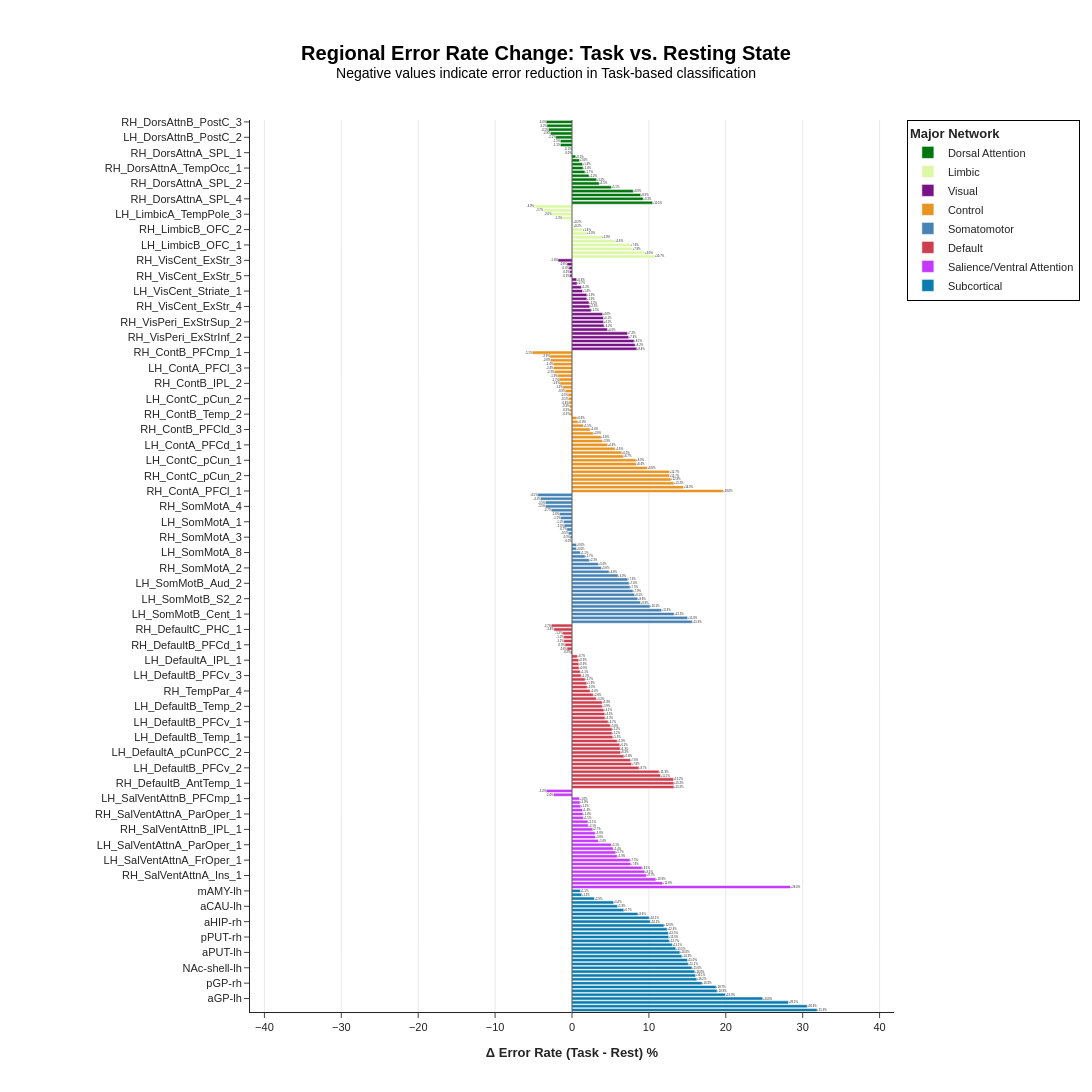

The notebook cell this image was saved under:
### Code cell
import plotly.graph_objects as go
import pandas as pd

# 1. Data Preparation: Calculate Delta in Error Rates
df_regions = region_comparison.copy()

# Error rates are likely already in your dataframe as 'task_rate' and 'rest_rate'
# Delta = Task Error - Rest Error (Negative means Task is better/less error)
df_regions['Error Delta (%)'] = (df_regions['task_rate'] - df_regions['rest_rate']) * 100

# Hierarchical Sort: 
# Sort Networks by mean error reduction, then regions by individual error reduction
# We want the most negative values (highest reduction) at the top
net_order = df_regions.groupby('major_network')['Error Delta (%)'].mean().sort_values(ascending=True).index
df_regions['major_network'] = pd.Categorical(df_regions['major_network'], categories=net_order, ordered=True)
df_regions = df_regions.sort_values(['major_network', 'Error Delta (%)'], ascending=[True, True])

# 2. Build the Plot
fig = go.Figure()

for net in net_order:
    df_sub = df_regions[df_regions['major_network'] == net]
    
    fig.add_trace(go.Bar(
        y=df_sub['region_name'],
        x=df_sub['Error Delta (%)'],
        name=net,
        orientation='h',
        # Annotate exact error change
        text=df_sub['Error Delta (%)'].apply(lambda x: f"{x:+.1f}%"),
        textposition='outside',
        textfont=dict(size=10, family="Arial"),
        marker=dict(
            color=NETWORK_COLORS.get(net, 'gray'),
            line=dict(width=0.5, color='white')
        ),
        hovertemplate=f"<b>{net}</b><br>Region: %{{y}}<br>Δ Error: %{{x:+.1f}}%<extra></extra>"
    ))

# 3. Academic Styling
dynamic_height = max(800, len(df_regions) * 22)

fig.update_layout(
    template='simple_white',
    title=dict(
        text='<b>Regional Error Rate Change: Task vs. Resting State</b><br><sup>Negative values indicate error reduction in Task-based classification</sup>',
        x=0.5, font=dict(size=20, family="Arial", color="black")
    ),
    xaxis_title='<b>Δ Error Rate (Task - Rest) %</b>',
    yaxis_title=None,
    height=dynamic_height, 
    width=1200,
    legend=dict(
        title='<b>Major Network</b>',
        bordercolor="Black",
        borderwidth=1,
        yanchor="top", y=1, xanchor="left", x=1.02
    ),
    font=dict(family="Arial", size=11),
    margin=dict(t=120, b=80, l=250, r=180),
    yaxis=dict(autorange="reversed", type='category') 
)

# Reference Lines and Axis Tuning
fig.add_vline(x=0, line_width=2, line_color="black") # Zero-change baseline
max_abs_err = df_regions['Error Delta (%)'].abs().max()

fig.update_xaxes(
    # Set range based on data spread to ensure labels are visible
    range=[-max_abs_err - 10, max_abs_err + 10],
    showgrid=True,
    gridcolor='rgba(200, 200, 200, 0.4)',
    zeroline=False
)

fig.show()

### Figure 1 — Plotly figure (JSON) as saved in the notebook; plotly's stock layout.template omitted (floating-point values rounded to 4 significant figures)
{"data": [{"hovertemplate": "<b>Dorsal Attention</b><br>Region: %{y}<br>Δ Error: %{x:+.1f}%<extra></extra>", "marker": {"color": "rgb(0, 118, 14)", "line": {"color": "white", "width": 0.5}}, "name": "Dorsal Attention", "orientation": "h", "text": ["-3.4%", "-3.2%", "-3.1%", "-2.8%", "-2.1%", "-1.5%", "-1.5%", "-0.1%", "-0.0%", "+0.5%", "+1.0%", "+1.4%", "+1.4%", "+1.7%", "+2.2%", "+3.2%", "+3.5%", "+5.1%", "+8.0%", "+8.9%", "+9.3%", "+10.5%"], "textfont": {"family": "Arial", "size": 10}, "textposition": "outside", "type": "bar", "x": [-3.357, -3.25, -3.071, -2.804, -2.125, -1.518, -1.5, -0.07143, -0.01786, 0.4821, 0.9821, 1.375, 1.429, 1.679, 2.214, 3.196, 3.536, 5.125, 7.964, 8.929, 9.268, 10.48], "y": ["RH_DorsAttnB_PostC_3", "RH_DorsAttnB_PostC_2", "RH_DorsAttnB_PostC_4", "LH_DorsAttnB_PostC_3", "LH_DorsAttnB_PostC_2", "LH_DorsAttnB_PostC_4", "RH_DorsAttnA_ParOcc_1", "LH_DorsAttnA_SPL_1", "RH_DorsAttnA_SPL_1", "LH_DorsAttnA_SPL_2", "LH_DorsAttnA_TempOcc_1", "LH_DorsAttnA_TempOcc_2", "RH_DorsAttnA_TempOcc_1", "LH_DorsAttnA_ParOcc_1", "LH_DorsAttnB_PostC_1", "LH_DorsAttnA_SPL_3", "RH_DorsAttnA_SPL_2", "LH_DorsAttnB_FEF_1", "RH_DorsAttnB_FEF_1", "RH_DorsAttnB_PostC_1", "RH_DorsAttnA_SPL_4", "RH_DorsAttnA_SPL_3"]}, {"hovertemplate": "<b>Limbic</b><br>Region: %{y}<br>Δ Error: %{x:+.1f}%<extra></extra>", "marker": {"color": "rgb(220, 248, 164)", "line": {"color": "white", "width": 0.5}}, "name": "Limbic", "orientation": "h", "text": ["-4.9%", "-3.7%", "-2.6%", "-1.3%", "+0.2%", "+0.2%", "+1.4%", "+2.0%", "+3.9%", "+5.6%", "+7.6%", "+7.9%", "+9.5%", "+10.7%"], "textfont": {"family": "Arial", "size": 10}, "textposition": "outside", "type": "bar", "x": [-4.929, -3.732, -2.643, -1.304, 0.1786, 0.1786, 1.411, 1.964, 3.911, 5.607, 7.643, 7.875, 9.5, 10.75], "y": ["LH_LimbicA_TempPole_2", "RH_LimbicB_OFC_1", "LH_LimbicA_TempPole_3", "LH_LimbicA_TempPole_1", "RH_LimbicA_TempPole_3", "LH_LimbicB_OFC_2", "RH_LimbicB_OFC_2", "RH_LimbicA_TempPole_4", "RH_LimbicA_TempPole_1", "RH_LimbicB_OFC_4", "LH_LimbicB_OFC_1", "RH_LimbicB_OFC_3", "RH_LimbicA_TempPole_2", "LH_LimbicA_TempPole_4"]}, {"hovertemplate": "<b>Visual</b><br>Region: %{y}<br>Δ Error: %{x:+.1f}%<extra></extra>", "marker": {"color": "rgb(120, 18, 134)", "line": {"color": "white", "width": 0.5}}, "name": "Visual", "orientation": "h", "text": ["-1.8%", "-0.6%", "-0.4%", "-0.3%", "-0.3%", "+0.6%", "+0.7%", "+1.2%", "+1.4%", "+1.9%", "+1.9%", "+2.2%", "+2.3%", "+2.5%", "+4.0%", "+4.1%", "+4.1%", "+4.2%", "+4.6%", "+7.2%", "+7.4%", "+8.1%", "+8.2%", "+8.4%"], "textfont": {"family": "Arial", "size": 10}, "textposition": "outside", "type": "bar", "x": [-1.821, -0.6429, -0.3929, -0.2857, -0.2857, 0.6071, 0.6607, 1.214, 1.375, 1.929, 1.929, 2.214, 2.321, 2.482, 3.982, 4.089, 4.107, 4.161, 4.607, 7.214, 7.375, 8.071, 8.214, 8.429], "y": ["RH_VisCent_ExStr_3", "RH_VisCent_Striate_1", "LH_VisPeri_ExStrSup_2", "RH_VisCent_ExStr_1", "RH_VisCent_ExStr_5", "LH_VisCent_ExStr_5", "LH_VisCent_ExStr_4", "RH_VisPeri_StriCal_1", "LH_VisCent_Striate_1", "LH_VisCent_ExStr_3", "LH_VisPeri_ExStrInf_1", "LH_VisPeri_StriCal_1", "RH_VisCent_ExStr_4", "LH_VisPeri_ExStrSup_1", "RH_VisCent_ExStr_2", "LH_VisPeri_ExStrInf_2", "RH_VisPeri_ExStrSup_2", "LH_VisCent_ExStr_1", "RH_VisPeri_ExStrInf_1", "RH_VisPeri_ExStrSup_3", "RH_VisPeri_ExStrInf_2", "LH_VisCent_ExStr_2", "RH_VisPeri_ExStrSup_1", "LH_VisPeri_ExStrInf_3"]}, {"hovertemplate": "<b>Control</b><br>Region: %{y}<br>Δ Error: %{x:+.1f}%<extra></extra>", "marker": {"color": "rgb(230, 148, 34)", "line": {"color": "white", "width": 0.5}}, "name": "Control", "orientation": "h", "text": ["-5.1%", "-2.9%", "-2.8%", "-2.4%", "-2.4%", "-2.3%", "-1.9%", "-1.7%", "-1.6%", "-1.2%", "-0.9%", "-0.5%", "-0.5%", "-0.4%", "-0.3%", "-0.3%", "-0.3%", "+0.6%", "+0.8%", "+1.5%", "+2.4%", "+2.8%", "+3.8%", "+3.9%", "+4.6%", "+5.6%", "+6.5%", "+6.7%", "+8.3%", "+8.4%", "+9.8%", "+12.7%", "+12.7%", "+12.9%", "+13.2%", "+14.5%", "+19.6%"], "textfont": {"family": "Arial", "size": 10}, "textposition": "outside", "type": "bar", "x": [-5.143, -2.875, -2.804, -2.446, -2.393, -2.304, -1.857, -1.696, -1.571, -1.196, -0.8571, -0.5179, -0.4643, -0.4107, -0.3214, -0.3036, -0.2679, 0.625, 0.7679, 1.482, 2.357, 2.768, 3.786, 3.946, 4.643, 5.607, 6.482, 6.679, 8.321, 8.375, 9.804, 12.7, 12.7, 12.88, 13.25, 14.5, 19.64], "y": ["RH_ContB_PFCmp_1", "LH_ContB_Temp_1", "LH_ContA_IPS_1", "RH_ContB_PFClv_2", "LH_ContA_PFCl_3", "LH_ContA_IPS_2", "RH_ContB_PFCld_2", "LH_ContB_PFClv_1", "RH_ContB_IPL_2", "RH_ContB_PFClv_1", "RH_ContA_IPS_1", "LH_ContA_IPS_3", "LH_ContC_pCun_2", "RH_ContB_IPL_1", "RH_ContA_PFCl_2", "LH_ContB_IPL_1", "RH_ContB_Temp_2", "RH_ContA_PFCd_1", "RH_ContA_IPS_2", "LH_ContB_PFCl_1", "RH_ContB_PFCld_3", "RH_ContC_pCun_1", "LH_ContA_Temp_1", "RH_ContA_Cingm_1", "LH_ContA_PFCd_1", "LH_ContB_PFClv_2", "RH_ContB_Temp_1", "RH_ContB_PFCld_1", "LH_ContC_pCun_1", "LH_ContA_PFCl_1", "RH_ContC_Cingp_1", "LH_ContA_PFClv_1", "RH_ContC_pCun_2", "LH_ContC_Cingp_1", "LH_ContA_PFCl_2", "LH_ContA_Cingm_1", "RH_ContA_PFCl_1"]}, {"hovertemplate": "<b>Somatomotor</b><br>Region: %{y}<br>Δ Error: %{x:+.1f}%<extra></extra>", "marker": {"color": "rgb(70, 130, 180)", "line": {"color": "white", "width": 0.5}}, "name": "Somatomotor", "orientation": "h", "text": ["-4.5%", "-4.1%", "-3.5%", "-3.5%", "-2.7%", "-1.6%", "-1.5%", "-1.1%", "-1.0%", "-0.7%", "-0.5%", "-0.3%", "-0.0%", "+0.6%", "+0.6%", "+1.1%", "+1.7%", "+2.3%", "+3.4%", "+3.8%", "+4.8%", "+6.0%", "+7.3%", "+7.4%", "+7.5%", "+7.9%", "+8.1%", "+8.6%", "+8.9%", "+10.1%", "+11.6%", "+13.3%", "+15.0%", "+15.6%"], "textfont": {"family": "Arial", "size": 10}, "textposition": "outside", "type": "bar", "x": [-4.464, -4.089, -3.464, -3.464, -2.679, -1.643, -1.464, -1.089, -1.018, -0.6786, -0.4643, -0.25, -0.01786, 0.5893, 0.5893, 1.089, 1.696, 2.25, 3.429, 3.821, 4.821, 5.982, 7.25, 7.429, 7.536, 7.929, 8.143, 8.554, 8.911, 10.14, 11.64, 13.29, 15.04, 15.64], "y": ["LH_SomMotA_4", "RH_SomMotA_5", "RH_SomMotA_1", "RH_SomMotA_4", "RH_SomMotA_6", "LH_SomMotA_7", "RH_SomMotA_7", "LH_SomMotA_1", "LH_SomMotA_6", "LH_SomMotA_5", "LH_SomMotA_3", "RH_SomMotA_3", "LH_SomMotA_2", "RH_SomMotA_9", "RH_SomMotA_10", "LH_SomMotA_8", "RH_SomMotA_11", "RH_SomMotA_8", "LH_SomMotB_S2_3", "RH_SomMotA_2", "RH_SomMotB_S2_4", "RH_SomMotB_S2_3", "LH_SomMotB_Aud_1", "LH_SomMotB_Aud_2", "RH_SomMotB_Aud_2", "RH_SomMotB_Aud_1", "RH_SomMotB_S2_2", "LH_SomMotB_S2_2", "RH_SomMotB_Cent_1", "RH_SomMotB_S2_1", "LH_SomMotB_Cent_2", "LH_SomMotB_Cent_1", "LH_SomMotB_Aud_3", "LH_SomMotB_S2_1"]}, {"hovertemplate": "<b>Default</b><br>Region: %{y}<br>Δ Error: %{x:+.1f}%<extra></extra>", "marker": {"color": "rgb(205, 62, 78)", "line": {"color": "white", "width": 0.5}}, "name": "Default", "orientation": "h", "text": ["-2.7%", "-2.4%", "-1.2%", "-1.1%", "-1.1%", "-0.9%", "-0.6%", "-0.2%", "+0.7%", "+0.9%", "+0.9%", "+0.9%", "+1.1%", "+1.2%", "+1.7%", "+1.9%", "+2.0%", "+2.4%", "+2.8%", "+3.2%", "+3.9%", "+3.9%", "+4.1%", "+4.3%", "+4.3%", "+4.7%", "+5.0%", "+5.2%", "+5.2%", "+5.3%", "+5.9%", "+6.2%", "+6.3%", "+6.3%", "+6.8%", "+7.6%", "+7.8%", "+8.7%", "+11.3%", "+11.5%", "+13.2%", "+13.2%", "+13.2%"], "textfont": {"family": "Arial", "size": 10}, "textposition": "outside", "type": "bar", "x": [-2.696, -2.357, -1.214, -1.089, -1.071, -0.9107, -0.6429, -0.1786, 0.6964, 0.875, 0.875, 0.9286, 1.071, 1.196, 1.696, 1.911, 1.964, 2.357, 2.768, 3.161, 3.929, 3.946, 4.143, 4.268, 4.286, 4.696, 4.982, 5.214, 5.214, 5.304, 5.875, 6.214, 6.268, 6.321, 6.75, 7.589, 7.75, 8.696, 11.32, 11.52, 13.2, 13.25, 13.25], "y": ["LH_DefaultB_PFCd_4", "RH_DefaultC_PHC_1", "LH_DefaultB_IPL_1", "RH_DefaultA_IPL_1", "RH_DefaultB_PFCv_1", "RH_DefaultB_PFCd_1", "RH_DefaultA_PFCm_2", "LH_DefaultB_PFCd_2", "LH_DefaultC_PHC_1", "LH_DefaultA_IPL_1", "LH_DefaultA_PFCm_3", "LH_DefaultB_PFCd_3", "LH_DefaultA_PFCm_1", "LH_DefaultB_PFCv_3", "LH_DefaultA_PFCm_2", "RH_DefaultC_IPL_1", "RH_TempPar_3", "RH_TempPar_4", "LH_DefaultC_Rsp_1", "LH_DefaultB_PFCd_1", "RH_DefaultA_PFCm_3", "LH_DefaultB_Temp_2", "LH_DefaultC_IPL_1", "LH_DefaultB_PFCv_4", "RH_DefaultA_PFCd_1", "LH_DefaultB_PFCv_1", "RH_DefaultB_Temp_1", "LH_DefaultA_pCunPCC_1", "LH_DefaultA_pCunPCC_3", "LH_DefaultB_Temp_1", "RH_DefaultA_PFCm_1", "RH_DefaultC_Rsp_1", "LH_TempPar_2", "LH_DefaultA_pCunPCC_2", "LH_DefaultB_Temp_4", "LH_DefaultA_PFCd_1", "RH_TempPar_2", "LH_DefaultB_PFCv_2", "RH_DefaultA_pCunPCC_1", "LH_TempPar_1", "LH_DefaultB_Temp_3", "RH_DefaultB_AntTemp_1", "RH_TempPar_1"]}, {"hovertemplate": "<b>Salience/Ventral Attention</b><br>Region: %{y}<br>Δ Error: %{x:+.1f}%<extra></extra>", "marker": {"color": "rgb(196, 58, 250)", "line": {"color": "white", "width": 0.5}}, "name": "Salience/Ventral Attention", "orientation": "h", "text": ["-3.4%", "-2.4%", "+1.0%", "+1.0%", "+1.1%", "+1.4%", "+1.4%", "+1.5%", "+2.1%", "+2.1%", "+2.7%", "+3.0%", "+3.0%", "+3.4%", "+5.1%", "+5.4%", "+5.7%", "+5.9%", "+7.5%", "+7.6%", "+9.1%", "+9.5%", "+9.7%", "+10.9%", "+11.8%", "+28.4%"], "textfont": {"family": "Arial", "size": 10}, "textposition": "outside", "type": "bar", "x": [-3.357, -2.429, 0.9821, 1.036, 1.143, 1.357, 1.429, 1.482, 2.071, 2.125, 2.696, 3.018, 3.036, 3.429, 5.107, 5.357, 5.696, 5.875, 7.536, 7.643, 9.107, 9.482, 9.696, 10.91, 11.8, 28.43], "y": ["LH_SalVentAttnA_ParMed_1", "RH_SalVentAttnA_ParMed_2", "LH_SalVentAttnB_PFCmp_1", "RH_SalVentAttnA_FrMed_1", "RH_SalVentAttnA_FrMed_2", "RH_SalVentAttnB_PFCmp_1", "RH_SalVentAttnA_ParOper_1", "LH_SalVentAttnA_FrMed_1", "RH_SalVentAttnB_PFClv_1", "RH_SalVentAttnB_Ins_1", "RH_SalVentAttnB_IPL_1", "RH_SalVentAttnB_PFCl_1", "RH_SalVentAttnA_ParMed_1", "LH_SalVentAttnA_FrMed_2", "LH_SalVentAttnA_ParOper_1", "LH_SalVentAttnB_IPL_1", "LH_SalVentAttnA_Ins_1", "RH_SalVentAttnB_Ins_2", "LH_SalVentAttnA_FrOper_1", "RH_SalVentAttnA_Ins_2", "RH_SalVentAttnA_FrOper_1", "LH_SalVentAttnA_FrOper_2", "RH_SalVentAttnA_Ins_1", "LH_SalVentAttnB_PFCl_1", "LH_SalVentAttnB_Ins_1", "RH_SalVentAttnA_PrC_1"]}, {"hovertemplate": "<b>Subcortical</b><br>Region: %{y}<br>Δ Error: %{x:+.1f}%<extra></extra>", "marker": {"color": "rgb(12, 123, 174)", "line": {"color": "white", "width": 0.5}}, "name": "Subcortical", "orientation": "h", "text": ["+1.1%", "+1.3%", "+2.9%", "+5.4%", "+5.9%", "+6.7%", "+8.6%", "+10.1%", "+10.2%", "+12.0%", "+12.4%", "+12.5%", "+12.6%", "+12.7%", "+13.1%", "+13.5%", "+14.0%", "+14.3%", "+15.0%", "+15.1%", "+15.6%", "+16.0%", "+16.1%", "+16.2%", "+16.9%", "+18.7%", "+18.9%", "+19.9%", "+24.8%", "+28.1%", "+30.6%", "+31.9%"], "textfont": {"family": "Arial", "size": 10}, "textposition": "outside", "type": "bar", "x": [1.089, 1.268, 2.911, 5.411, 5.911, 6.732, 8.571, 10.05, 10.18, 11.96, 12.38, 12.54, 12.57, 12.66, 13.05, 13.5, 14.04, 14.29, 15.0, 15.12, 15.61, 15.96, 16.07, 16.23, 16.91, 18.73, 18.86, 19.95, 24.8, 28.14, 30.59, 31.87], "y": ["mAMY-lh", "THA-DP-lh", "aCAU-rh", "lAMY-lh", "aCAU-lh", "pCAU-rh", "THA-VP-lh", "NAc-core-rh", "aHIP-rh", "aHIP-lh", "THA-DP-rh", "aPUT-rh", "pPUT-rh", "pHIP-lh", "pPUT-lh", "pCAU-lh", "aPUT-lh", "THA-DA-lh", "mAMY-rh", "lAMY-rh", "NAc-shell-lh", "NAc-core-lh", "NAc-shell-rh", "pHIP-rh", "pGP-rh", "THA-VP-rh", "THA-DA-rh", "pGP-lh", "aGP-lh", "THA-VA-lh", "aGP-rh", "THA-VA-rh"]}], "layout": {"font": {"family": "Arial", "size": 11}, "height": 5104, "legend": {"bordercolor": "Black", "borderwidth": 1, "title": {"text": "<b>Major Network</b>"}, "x": 1.02, "xanchor": "left", "y": 1, "yanchor": "top"}, "margin": {"b": 80, "l": 250, "r": 180, "t": 120}, "shapes": [{"line": {"color": "black", "width": 2}, "type": "line", "x0": 0, "x1": 0, "xref": "x", "y0": 0, "y1": 1, "yref": "y domain"}], "title": {"font": {"color": "black", "family": "Arial", "size": 20}, "text": "<b>Regional Error Rate Change: Task vs. Resting State</b><br><sup>Negative values indicate error reduction in Task-based classification</sup>", "x": 0.5}, "width": 1200, "xaxis": {"gridcolor": "rgba(200, 200, 200, 0.4)", "range": [-41.88, 41.88], "showgrid": true, "title": {"text": "<b>Δ Error Rate (Task - Rest) %</b>"}, "zeroline": false}, "yaxis": {"autorange": "reversed", "title": {}, "type": "category"}}}
